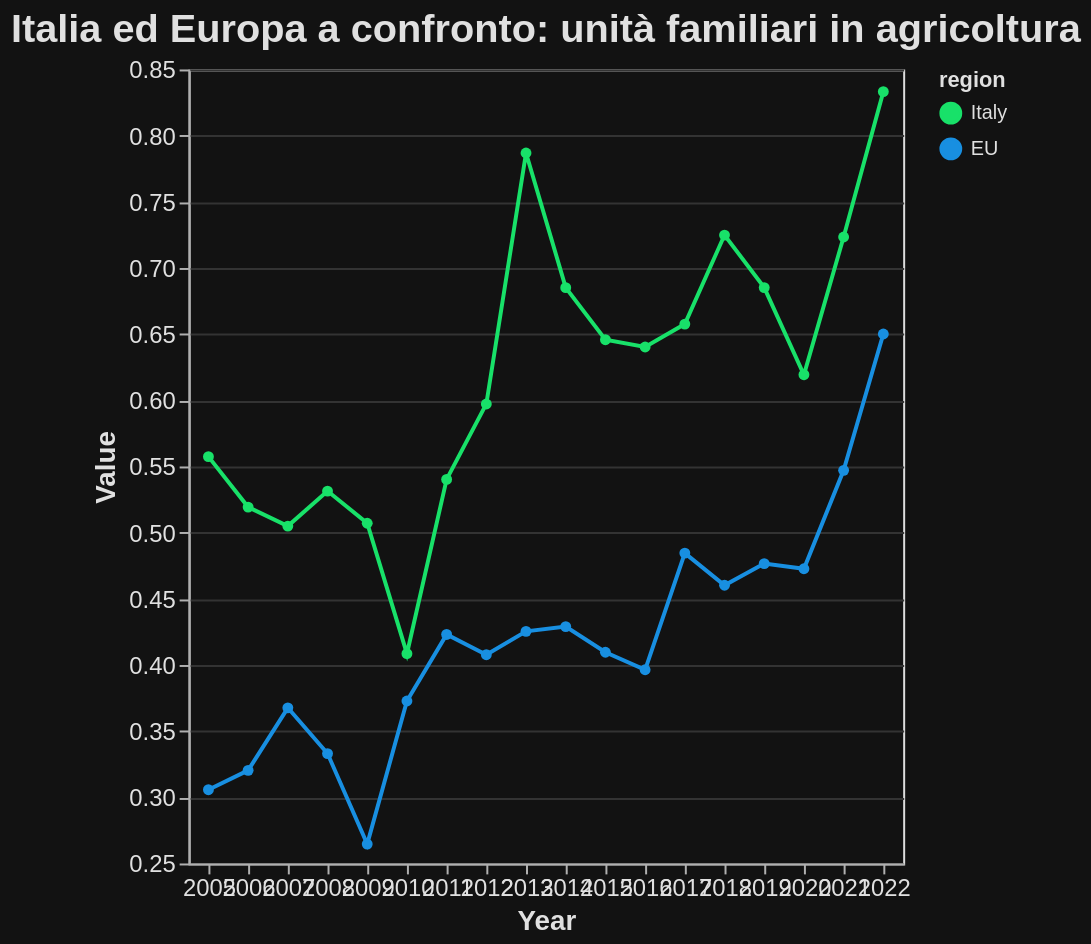

Source (Vega-Lite JSON):
### Vega-Lite specification from a JSON file in a GitHub repository (floating-point values rounded to 4 significant figures)
{"$schema": "https://vega.github.io/schema/vega-lite/v5.17.0.json", "config": {"axis": {"domainColor": "#B0B0B0", "gridColor": "#333333", "labelColor": "#E0E0E0", "labelFontSize": 12, "tickColor": "#B0B0B0", "titleColor": "#E0E0E0", "titleFontSize": 14}, "background": "#121212", "legend": {"labelColor": "#E0E0E0", "titleColor": "#E0E0E0"}, "mark": {"color": "#1f77b4"}, "title": {"color": "#E0E0E0", "fontSize": 20}}, "data": {"name": "data-044dc5f01c804be26608afa4eef1e978"}, "datasets": {"data-044dc5f01c804be26608afa4eef1e978": [{"TIME_PERIOD": 2005, "region": "Italy", "value": 0.5574}, {"TIME_PERIOD": 2006, "region": "Italy", "value": 0.5193}, {"TIME_PERIOD": 2007, "region": "Italy", "value": 0.5049}, {"TIME_PERIOD": 2008, "region": "Italy", "value": 0.5314}, {"TIME_PERIOD": 2009, "region": "Italy", "value": 0.5071}, {"TIME_PERIOD": 2010, "region": "Italy", "value": 0.4085}, {"TIME_PERIOD": 2011, "region": "Italy", "value": 0.5402}, {"TIME_PERIOD": 2012, "region": "Italy", "value": 0.5972}, {"TIME_PERIOD": 2013, "region": "Italy", "value": 0.7869}, {"TIME_PERIOD": 2014, "region": "Italy", "value": 0.6851}, {"TIME_PERIOD": 2015, "region": "Italy", "value": 0.6458}, {"TIME_PERIOD": 2016, "region": "Italy", "value": 0.6403}, {"TIME_PERIOD": 2017, "region": "Italy", "value": 0.6576}, {"TIME_PERIOD": 2018, "region": "Italy", "value": 0.7249}, {"TIME_PERIOD": 2019, "region": "Italy", "value": 0.6852}, {"TIME_PERIOD": 2020, "region": "Italy", "value": 0.6194}, {"TIME_PERIOD": 2021, "region": "Italy", "value": 0.7234}, {"TIME_PERIOD": 2022, "region": "Italy", "value": 0.8332}, {"TIME_PERIOD": 2005, "region": "EU", "value": 0.3058}, {"TIME_PERIOD": 2006, "region": "EU", "value": 0.3204}, {"TIME_PERIOD": 2007, "region": "EU", "value": 0.3676}, {"TIME_PERIOD": 2008, "region": "EU", "value": 0.3331}, {"TIME_PERIOD": 2009, "region": "EU", "value": 0.2646}, {"TIME_PERIOD": 2010, "region": "EU", "value": 0.3728}, {"TIME_PERIOD": 2011, "region": "EU", "value": 0.4231}, {"TIME_PERIOD": 2012, "region": "EU", "value": 0.4078}, {"TIME_PERIOD": 2013, "region": "EU", "value": 0.4254}, {"TIME_PERIOD": 2014, "region": "EU", "value": 0.429}, {"TIME_PERIOD": 2015, "region": "EU", "value": 0.4096}, {"TIME_PERIOD": 2016, "region": "EU", "value": 0.3964}, {"TIME_PERIOD": 2017, "region": "EU", "value": 0.4845}, {"TIME_PERIOD": 2018, "region": "EU", "value": 0.4602}, {"TIME_PERIOD": 2019, "region": "EU", "value": 0.4766}, {"TIME_PERIOD": 2020, "region": "EU", "value": 0.4727}, {"TIME_PERIOD": 2021, "region": "EU", "value": 0.5471}, {"TIME_PERIOD": 2022, "region": "EU", "value": 0.6501}]}, "encoding": {"color": {"field": "region", "scale": {"domain": ["Italy", "EU"], "range": ["#18E169", "#188FE1"]}, "type": "nominal"}, "tooltip": [{"field": "TIME_PERIOD", "title": "Year", "type": "ordinal"}, {"field": "value", "title": "Percentage", "type": "quantitative"}], "x": {"axis": {"labelAngle": 0}, "field": "TIME_PERIOD", "title": "Year", "type": "ordinal"}, "y": {"field": "value", "scale": {"zero": false}, "title": "Value", "type": "quantitative"}}, "height": 400, "mark": {"point": true, "type": "line"}, "title": "Italia ed Europa a confronto: unità familiari in agricoltura", "width": "container"}
